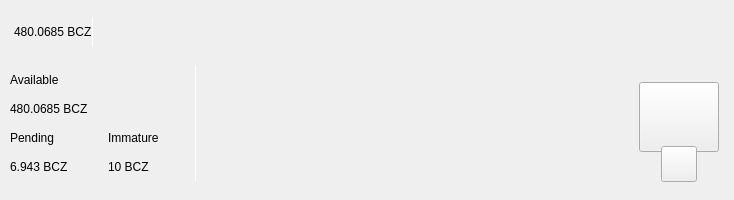
<?xml version="1.0" encoding="UTF-8"?>
<ui version="4.0">
 <class>TopBar</class>
 <widget class="QWidget" name="TopBar">
  <property name="geometry">
   <rect>
    <x>0</x>
    <y>0</y>
    <width>734</width>
    <height>200</height>
   </rect>
  </property>
  <property name="minimumSize">
   <size>
    <width>0</width>
    <height>200</height>
   </size>
  </property>
  <property name="maximumSize">
   <size>
    <width>16777215</width>
    <height>200</height>
   </size>
  </property>
  <property name="windowTitle">
   <string>Form</string>
  </property>
  <layout class="QVBoxLayout" name="verticalLayout_10" stretch="0">
   <property name="spacing">
    <number>0</number>
   </property>
   <property name="leftMargin">
    <number>0</number>
   </property>
   <property name="topMargin">
    <number>0</number>
   </property>
   <property name="rightMargin">
    <number>0</number>
   </property>
   <property name="bottomMargin">
    <number>0</number>
   </property>
   <item>
    <widget class="PFBorderImage" name="containerTop">
     <layout class="QVBoxLayout" name="verticalLayout_11">
      <property name="spacing">
       <number>0</number>
      </property>
      <property name="leftMargin">
       <number>0</number>
      </property>
      <property name="topMargin">
       <number>0</number>
      </property>
      <property name="rightMargin">
       <number>0</number>
      </property>
      <property name="bottomMargin">
       <number>0</number>
      </property>
      <item>
       <widget class="QWidget" name="top_container_2" native="true">
        <property name="minimumSize">
         <size>
          <width>0</width>
          <height>65</height>
         </size>
        </property>
        <layout class="QHBoxLayout" name="top_container">
         <property name="spacing">
          <number>0</number>
         </property>
         <property name="leftMargin">
          <number>14</number>
         </property>
         <property name="topMargin">
          <number>0</number>
         </property>
         <property name="rightMargin">
          <number>14</number>
         </property>
         <property name="bottomMargin">
          <number>0</number>
         </property>
         <item alignment="Qt::AlignVCenter">
          <widget class="QWidget" name="widgetTopAmount" native="true">
           <property name="sizePolicy">
            <sizepolicy hsizetype="Preferred" vsizetype="Maximum">
             <horstretch>0</horstretch>
             <verstretch>0</verstretch>
            </sizepolicy>
           </property>
           <layout class="QHBoxLayout" name="horizontalLayout_5">
            <property name="spacing">
             <number>0</number>
            </property>
            <property name="leftMargin">
             <number>0</number>
            </property>
            <property name="topMargin">
             <number>0</number>
            </property>
            <property name="rightMargin">
             <number>0</number>
            </property>
            <property name="bottomMargin">
             <number>0</number>
            </property>
            <item alignment="Qt::AlignTop">
             <widget class="QLabel" name="labelAmountTopBcz">
              <property name="minimumSize">
               <size>
                <width>0</width>
                <height>36</height>
               </size>
              </property>
              <property name="styleSheet">
               <string notr="true">padding:0px;margin:0px;</string>
              </property>
              <property name="text">
               <string>480.0685 BCZ</string>
              </property>
             </widget>
            </item>
            <item alignment="Qt::AlignVCenter">
             <widget class="QLabel" name="label_16">
              <property name="minimumSize">
               <size>
                <width>1</width>
                <height>30</height>
               </size>
              </property>
              <property name="maximumSize">
               <size>
                <width>1</width>
                <height>30</height>
               </size>
              </property>
              <property name="styleSheet">
               <string notr="true">background-color:white;
padding:0px;
border:none;</string>
              </property>
              <property name="text">
               <string/>
              </property>
             </widget>
            </item>
           </layout>
          </widget>
         </item>
         <item>
          <spacer name="horizontalSpacer">
           <property name="orientation">
            <enum>Qt::Horizontal</enum>
           </property>
           <property name="sizeHint" stdset="0">
            <size>
             <width>40</width>
             <height>20</height>
            </size>
           </property>
          </spacer>
         </item>
         <item>
          <layout class="QHBoxLayout" name="horizontalLayout_4">
           <property name="spacing">
            <number>12</number>
           </property>
           <property name="rightMargin">
            <number>0</number>
           </property>
           <item alignment="Qt::AlignRight">
            <widget class="QWidget" name="layoutSync" native="true">
             <property name="minimumSize">
              <size>
               <width>0</width>
               <height>36</height>
              </size>
             </property>
             <property name="maximumSize">
              <size>
               <width>16777215</width>
               <height>36</height>
              </size>
             </property>
             <layout class="QVBoxLayout" name="verticalLayout_9">
              <property name="leftMargin">
               <number>0</number>
              </property>
              <property name="topMargin">
               <number>0</number>
              </property>
              <property name="rightMargin">
               <number>0</number>
              </property>
              <property name="bottomMargin">
               <number>0</number>
              </property>
              <item>
               <widget class="ExpandableButton" name="pushButtonSync" native="true">
                <property name="minimumSize">
                 <size>
                  <width>36</width>
                  <height>36</height>
                 </size>
                </property>
                <property name="maximumSize">
                 <size>
                  <width>16777215</width>
                  <height>36</height>
                 </size>
                </property>
               </widget>
              </item>
             </layout>
            </widget>
           </item>
           <item>
            <widget class="ExpandableButton" name="pushButtonHDUpgrade" native="true">
             <property name="minimumSize">
              <size>
               <width>36</width>
               <height>36</height>
              </size>
             </property>
            </widget>
           </item>
           <item>
            <widget class="ExpandableButton" name="pushButtonStack" native="true">
             <property name="minimumSize">
              <size>
               <width>36</width>
               <height>36</height>
              </size>
             </property>
            </widget>
           </item>
           <item>
            <widget class="ExpandableButton" name="pushButtonColdStaking" native="true">
             <property name="minimumSize">
              <size>
               <width>36</width>
               <height>36</height>
              </size>
             </property>
            </widget>
           </item>
           <item>
            <widget class="ExpandableButton" name="pushButtonConnection" native="true">
             <property name="minimumSize">
              <size>
               <width>36</width>
               <height>36</height>
              </size>
             </property>
            </widget>
           </item>
           <item>
            <widget class="ExpandableButton" name="pushButtonTor" native="true">
             <property name="minimumSize">
              <size>
               <width>36</width>
               <height>36</height>
              </size>
             </property>
            </widget>
           </item>
           <item>
            <widget class="ExpandableButton" name="pushButtonLock" native="true">
             <property name="sizePolicy">
              <sizepolicy hsizetype="Expanding" vsizetype="Expanding">
               <horstretch>0</horstretch>
               <verstretch>0</verstretch>
              </sizepolicy>
             </property>
             <property name="minimumSize">
              <size>
               <width>36</width>
               <height>0</height>
              </size>
             </property>
            </widget>
           </item>
           <item>
            <widget class="ExpandableButton" name="pushButtonTheme" native="true">
             <property name="minimumSize">
              <size>
               <width>36</width>
               <height>36</height>
              </size>
             </property>
             <property name="maximumSize">
              <size>
               <width>16777215</width>
               <height>36</height>
              </size>
             </property>
            </widget>
           </item>
           <item>
            <widget class="ExpandableButton" name="pushButtonFAQ" native="true">
             <property name="minimumSize">
              <size>
               <width>36</width>
               <height>36</height>
              </size>
             </property>
            </widget>
           </item>
          </layout>
         </item>
        </layout>
       </widget>
      </item>
      <item>
       <widget class="QWidget" name="bottom_container" native="true">
        <property name="minimumSize">
         <size>
          <width>0</width>
          <height>135</height>
         </size>
        </property>
        <layout class="QHBoxLayout" name="botton_container">
         <property name="leftMargin">
          <number>10</number>
         </property>
         <property name="topMargin">
          <number>0</number>
         </property>
         <property name="rightMargin">
          <number>10</number>
         </property>
         <property name="bottomMargin">
          <number>10</number>
         </property>
         <item>
          <layout class="QHBoxLayout" name="horizontalLayout_3">
           <property name="bottomMargin">
            <number>9</number>
           </property>
           <item>
            <layout class="QVBoxLayout" name="verticalLayout_7">
             <property name="spacing">
              <number>0</number>
             </property>
             <property name="leftMargin">
              <number>0</number>
             </property>
             <property name="rightMargin">
              <number>30</number>
             </property>
             <item>
              <layout class="QVBoxLayout" name="verticalLayout_2">
               <item>
                <widget class="QLabel" name="labelTitle1">
                 <property name="text">
                  <string>Available</string>
                 </property>
                </widget>
               </item>
               <item>
                <widget class="QLabel" name="labelAmountBcz">
                 <property name="text">
                  <string>480.0685 BCZ</string>
                 </property>
                </widget>
               </item>
              </layout>
             </item>
             <item>
              <layout class="QHBoxLayout" name="horizontalLayout_2">
               <property name="spacing">
                <number>0</number>
               </property>
               <item>
                <layout class="QVBoxLayout" name="verticalLayout_3">
                 <item>
                  <widget class="QLabel" name="labelTitle3">
                   <property name="text">
                    <string>Pending</string>
                   </property>
                  </widget>
                 </item>
                 <item>
                  <widget class="QLabel" name="labelPendingBcz">
                   <property name="text">
                    <string>6.943 BCZ</string>
                   </property>
                  </widget>
                 </item>
                </layout>
               </item>
               <item>
                <spacer name="horizontalSpacer_3">
                 <property name="orientation">
                  <enum>Qt::Horizontal</enum>
                 </property>
                 <property name="sizeType">
                  <enum>QSizePolicy::Fixed</enum>
                 </property>
                 <property name="sizeHint" stdset="0">
                  <size>
                   <width>40</width>
                   <height>20</height>
                  </size>
                 </property>
                </spacer>
               </item>
               <item>
                <layout class="QVBoxLayout" name="verticalLayout_4">
                 <item>
                  <widget class="QLabel" name="labelTitle4">
                   <property name="text">
                    <string>Immature</string>
                   </property>
                  </widget>
                 </item>
                 <item>
                  <widget class="QLabel" name="labelImmatureBcz">
                   <property name="text">
                    <string>10 BCZ</string>
                   </property>
                  </widget>
                 </item>
                </layout>
               </item>
              </layout>
             </item>
            </layout>
           </item>
           <item>
            <widget class="QLabel" name="label_9">
             <property name="minimumSize">
              <size>
               <width>1</width>
               <height>100</height>
              </size>
             </property>
             <property name="maximumSize">
              <size>
               <width>1</width>
               <height>16777215</height>
              </size>
             </property>
             <property name="styleSheet">
              <string notr="true">background-color:white;
padding:0px;
border:none;</string>
             </property>
             <property name="text">
              <string/>
             </property>
            </widget>
           </item>
          </layout>
         </item>
         <item>
          <spacer name="horizontalSpacer_2">
           <property name="orientation">
            <enum>Qt::Horizontal</enum>
           </property>
           <property name="sizeHint" stdset="0">
            <size>
             <width>40</width>
             <height>20</height>
            </size>
           </property>
          </spacer>
         </item>
         <item alignment="Qt::AlignHCenter|Qt::AlignVCenter">
          <widget class="QWidget" name="qrContainer" native="true">
           <property name="sizePolicy">
            <sizepolicy hsizetype="Preferred" vsizetype="Minimum">
             <horstretch>0</horstretch>
             <verstretch>0</verstretch>
            </sizepolicy>
           </property>
           <property name="minimumSize">
            <size>
             <width>90</width>
             <height>110</height>
            </size>
           </property>
           <property name="maximumSize">
            <size>
             <width>90</width>
             <height>110</height>
            </size>
           </property>
           <layout class="QVBoxLayout" name="containerQR">
            <property name="spacing">
             <number>0</number>
            </property>
            <property name="leftMargin">
             <number>5</number>
            </property>
            <property name="topMargin">
             <number>10</number>
            </property>
            <property name="rightMargin">
             <number>5</number>
            </property>
            <property name="bottomMargin">
             <number>0</number>
            </property>
            <item>
             <widget class="QPushButton" name="btnQr">
              <property name="minimumSize">
               <size>
                <width>70</width>
                <height>70</height>
               </size>
              </property>
              <property name="maximumSize">
               <size>
                <width>16777215</width>
                <height>70</height>
               </size>
              </property>
              <property name="focusPolicy">
               <enum>Qt::NoFocus</enum>
              </property>
              <property name="text">
               <string/>
              </property>
              <property name="iconSize">
               <size>
                <width>70</width>
                <height>70</height>
               </size>
              </property>
             </widget>
            </item>
            <item>
             <spacer name="verticalSpacer">
              <property name="orientation">
               <enum>Qt::Vertical</enum>
              </property>
              <property name="sizeType">
               <enum>QSizePolicy::Fixed</enum>
              </property>
              <property name="sizeHint" stdset="0">
               <size>
                <width>20</width>
                <height>20</height>
               </size>
              </property>
             </spacer>
            </item>
            <item alignment="Qt::AlignHCenter|Qt::AlignBottom">
             <widget class="QPushButton" name="pushButtonQR">
              <property name="minimumSize">
               <size>
                <width>36</width>
                <height>36</height>
               </size>
              </property>
              <property name="maximumSize">
               <size>
                <width>36</width>
                <height>36</height>
               </size>
              </property>
              <property name="focusPolicy">
               <enum>Qt::NoFocus</enum>
              </property>
              <property name="text">
               <string/>
              </property>
             </widget>
            </item>
           </layout>
          </widget>
         </item>
        </layout>
       </widget>
      </item>
     </layout>
    </widget>
   </item>
  </layout>
 </widget>
 <customwidgets>
  <customwidget>
   <class>ExpandableButton</class>
   <extends>QWidget</extends>
   <header>qt/bcz/expandablebutton.h</header>
   <container>1</container>
  </customwidget>
  <customwidget>
   <class>PFBorderImage</class>
   <extends>QFrame</extends>
   <header>qt/bcz/pfborderimage.h</header>
   <container>1</container>
  </customwidget>
 </customwidgets>
 <resources/>
 <connections/>
</ui>
